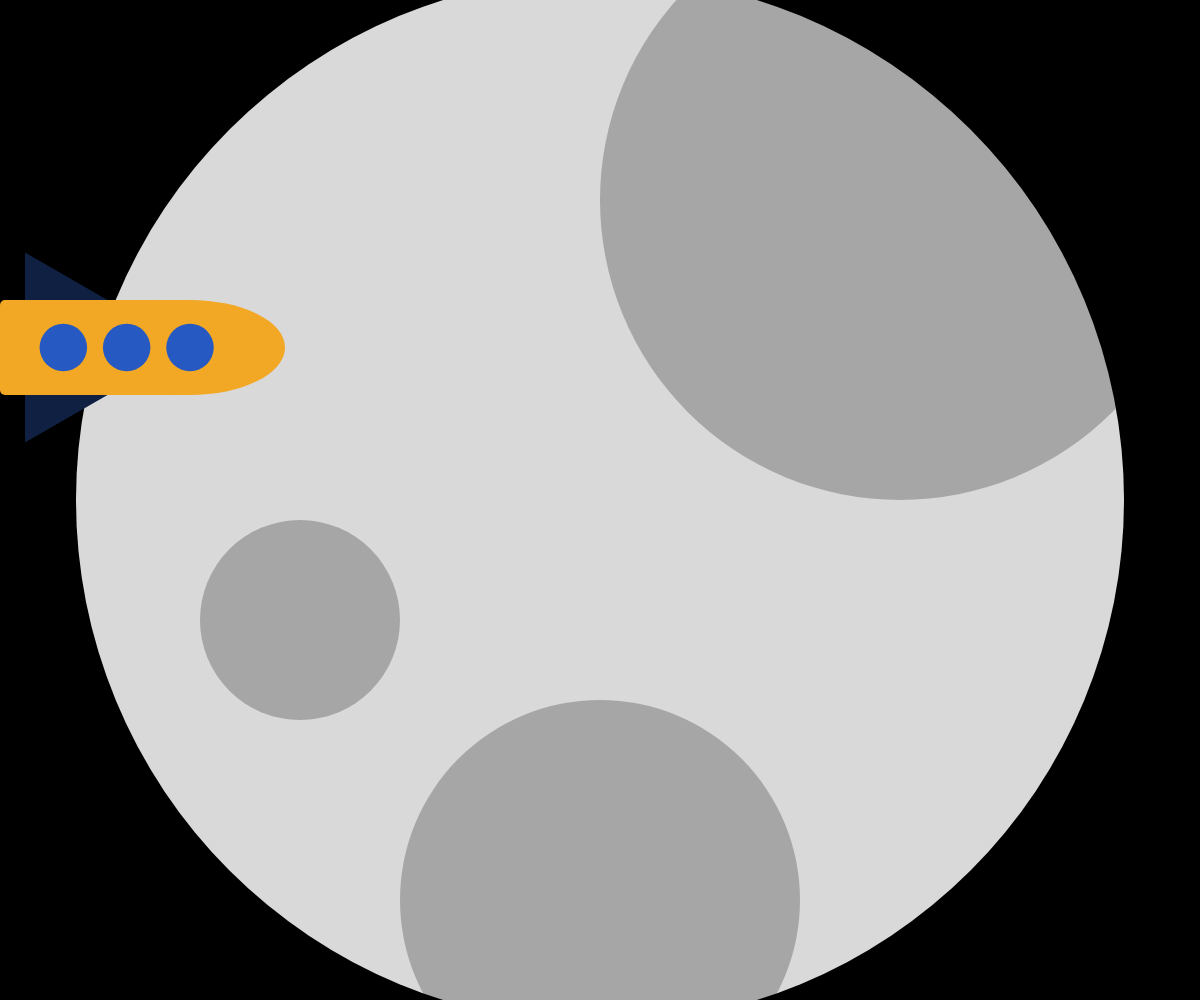
Frame 1 (no input)
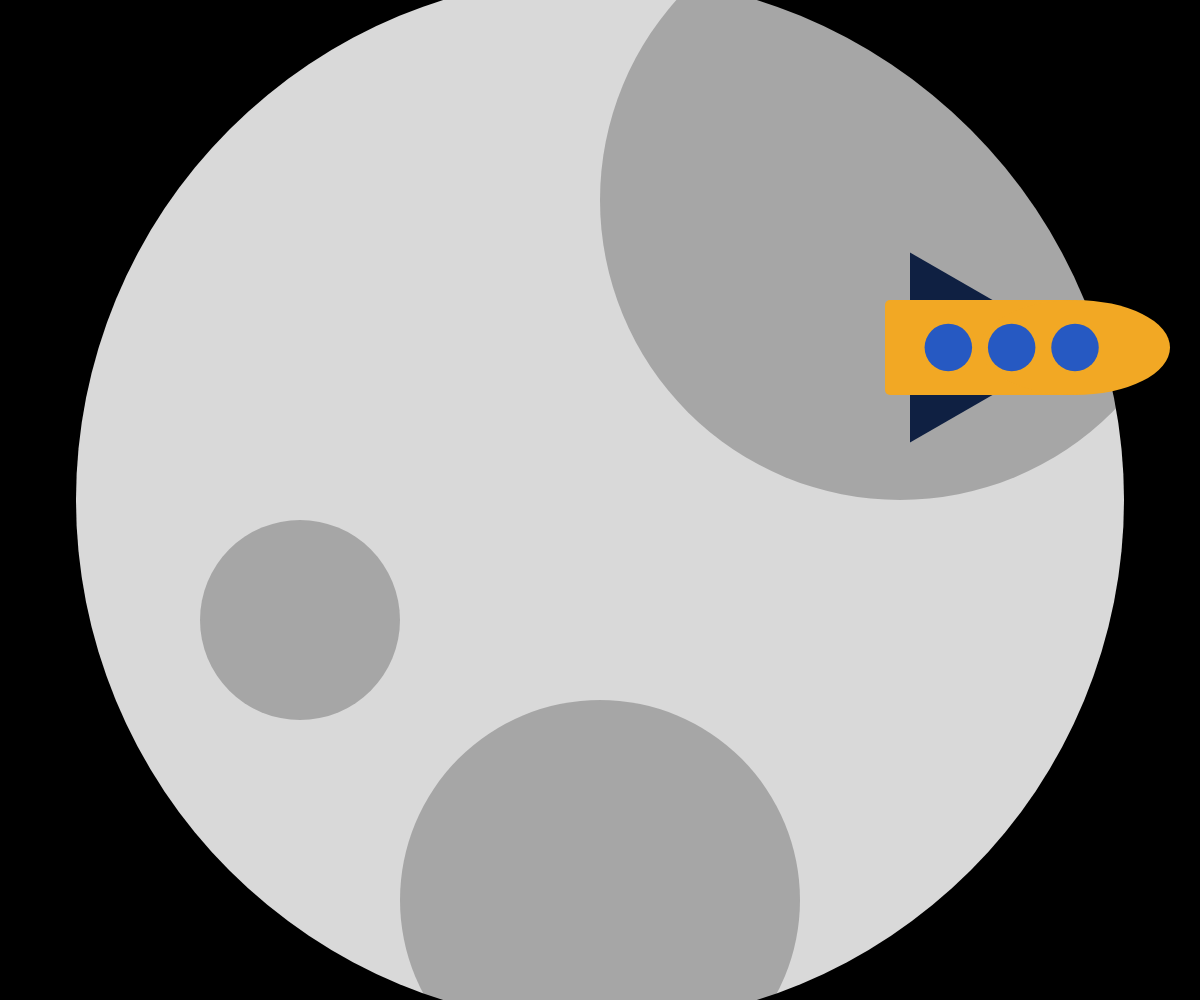
Frame 60 (no input)
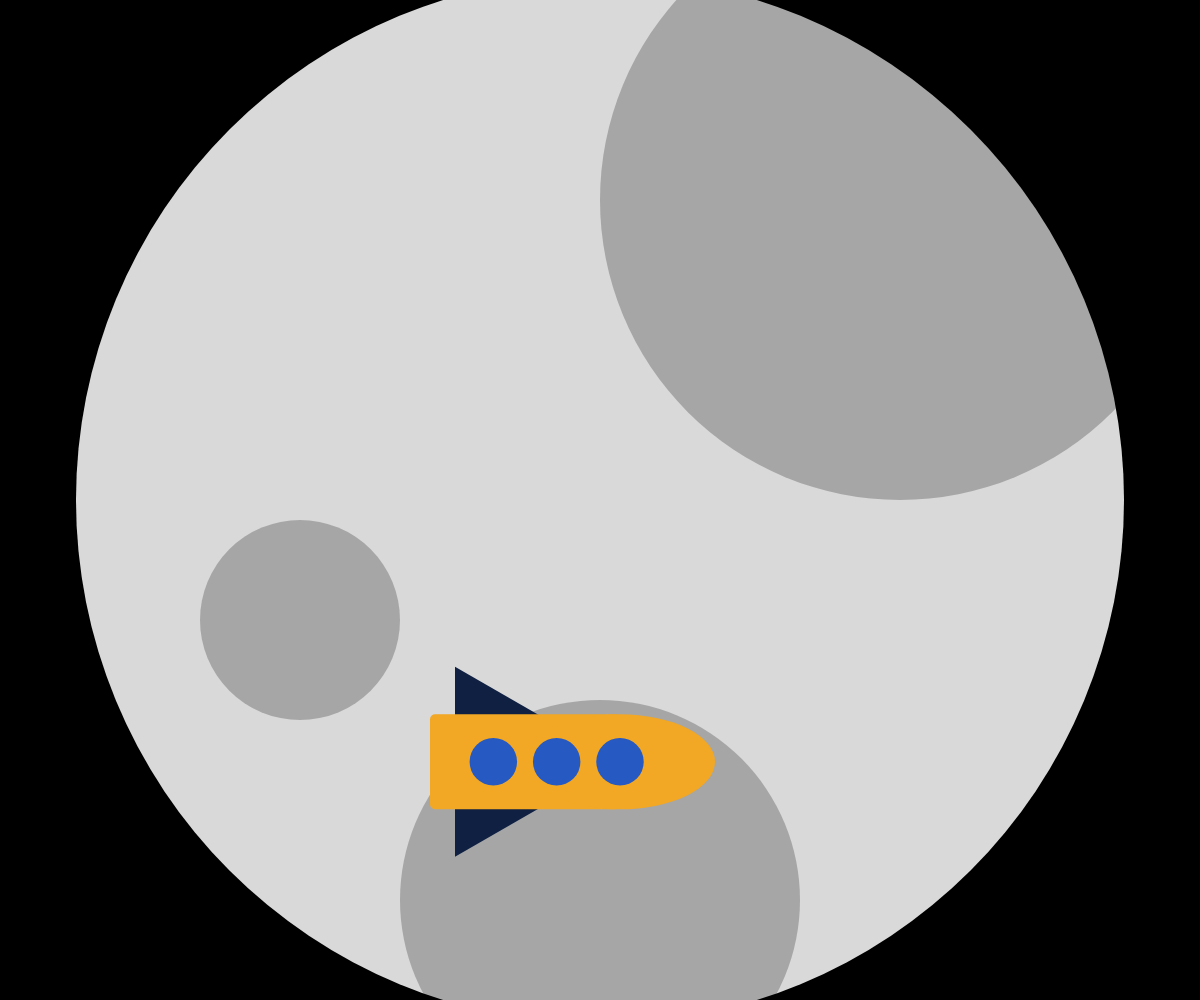
Frame 120 (the mouse pressed at the canvas centre since frame 60)

The p5.js sketch that drew these frames (run headless with seeded random() and noise() and a simulated clock; from frame 60 on, the mouse is pressed at the canvas centre):

// p5.js sketch
// ── sketch.js
let x = 0; // Starting position for x
let y = 300; // Starting position for y
let size = 190; 
let speed = 15; 

function setup() {
  createCanvas(windowWidth, windowHeight);
  frameRate(32); // Slower frame rate
  noStroke();
}

function draw() {
  background(0);
  drawMoon(); 
  spaceship(x, y, size);

  if (x > width + 100) {
    x = -50; // Reset x position 
    y = random(0, height); // Reset at a random y position
  }
  x = x + speed; // Increment x position
}

// Custom function to draw the moon
function drawMoon() {
  // Moon
  fill('#D9D9D9');
  ellipse(width / 2, height / 2, width / 1.145);

  // Crater
  fill(0, 60);
  ellipse(width / 2 + width / 4, height / 2 - width / 4, width / 2);

  // Crater
  fill(0, 60);
  ellipse(width / 2 - width / 4, height / 2 + width / 10, width / 6);

  // Crater
  fill(0, 60);
  ellipse(width / 2, height / 2 + width / 3, width / 3);
}

// Custom function to draw spaceship
function spaceship(x, y, size) {
  fill('#0F2042');
  
  // Wings
  triangle(x + 25, y - size / 4, x + size, y + size / 4, x + 25, y + size * 3 / 4);
  
  // Body
  fill('#F2A824')
  rect(x, y, size, size / 2, 5);
  ellipse(x + size, y + size / 4, size, size / 2);
  
  // Windows
  fill ('#2659C2');
  ellipse(x + size / 3, y + size / 4, size / 4);
  ellipse(x + size * 2 / 3, y + size / 4, size / 4);
  ellipse(x + size, y + size / 4, size / 4);
}
